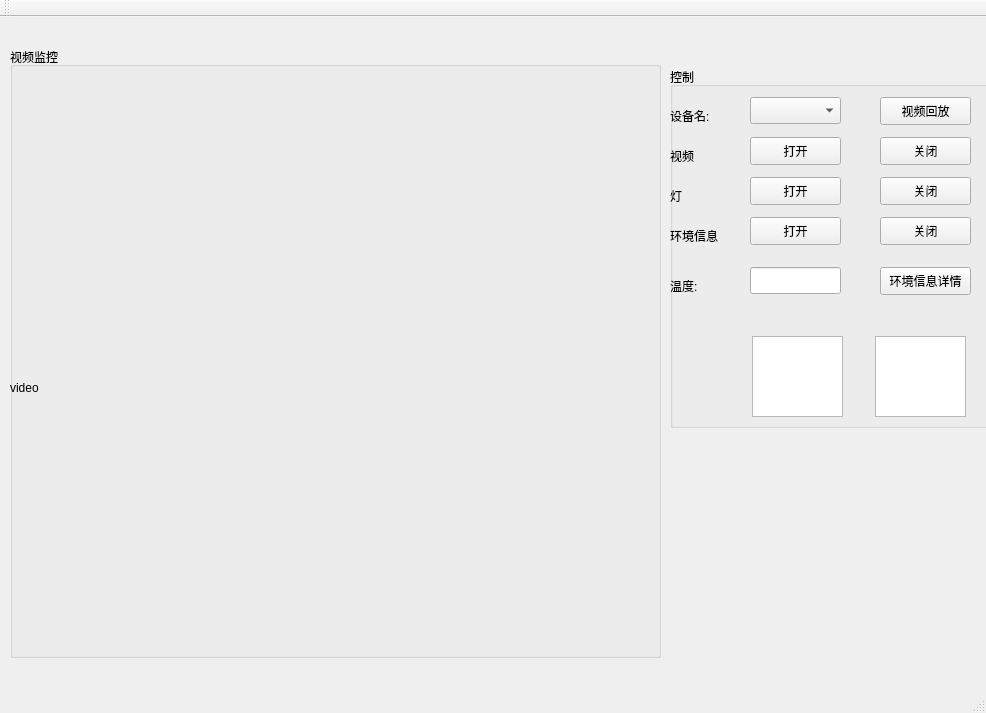
<?xml version="1.0" encoding="UTF-8"?>
<ui version="4.0">
 <class>ClinetMainWindow</class>
 <widget class="QMainWindow" name="ClinetMainWindow">
  <property name="geometry">
   <rect>
    <x>0</x>
    <y>0</y>
    <width>986</width>
    <height>713</height>
   </rect>
  </property>
  <property name="windowTitle">
   <string>ClinetMainWindow</string>
  </property>
  <widget class="QWidget" name="centralWidget">
   <widget class="QGroupBox" name="groupBoxVideo">
    <property name="geometry">
     <rect>
      <x>10</x>
      <y>30</y>
      <width>651</width>
      <height>611</height>
     </rect>
    </property>
    <property name="title">
     <string>视频监控</string>
    </property>
    <widget class="QLabel" name="labVideo">
     <property name="enabled">
      <bool>true</bool>
     </property>
     <property name="geometry">
      <rect>
       <x>0</x>
       <y>70</y>
       <width>631</width>
       <height>541</height>
      </rect>
     </property>
     <property name="text">
      <string>video</string>
     </property>
    </widget>
   </widget>
   <widget class="QGroupBox" name="groupBox">
    <property name="geometry">
     <rect>
      <x>670</x>
      <y>50</y>
      <width>331</width>
      <height>361</height>
     </rect>
    </property>
    <property name="title">
     <string>控制</string>
    </property>
    <widget class="QComboBox" name="cmbDev">
     <property name="geometry">
      <rect>
       <x>80</x>
       <y>30</y>
       <width>91</width>
       <height>27</height>
      </rect>
     </property>
    </widget>
    <widget class="QPushButton" name="btnOpenCamera">
     <property name="geometry">
      <rect>
       <x>80</x>
       <y>70</y>
       <width>91</width>
       <height>28</height>
      </rect>
     </property>
     <property name="text">
      <string>打开</string>
     </property>
    </widget>
    <widget class="QPushButton" name="btnCloseCamera">
     <property name="geometry">
      <rect>
       <x>210</x>
       <y>70</y>
       <width>91</width>
       <height>28</height>
      </rect>
     </property>
     <property name="text">
      <string>关闭</string>
     </property>
    </widget>
    <widget class="QLabel" name="label">
     <property name="geometry">
      <rect>
       <x>0</x>
       <y>40</y>
       <width>48</width>
       <height>18</height>
      </rect>
     </property>
     <property name="text">
      <string>设备名:</string>
     </property>
    </widget>
    <widget class="QLineEdit" name="lineEditTemperature">
     <property name="geometry">
      <rect>
       <x>80</x>
       <y>200</y>
       <width>91</width>
       <height>27</height>
      </rect>
     </property>
    </widget>
    <widget class="QLabel" name="label_2">
     <property name="geometry">
      <rect>
       <x>0</x>
       <y>210</y>
       <width>33</width>
       <height>18</height>
      </rect>
     </property>
     <property name="text">
      <string>温度:</string>
     </property>
    </widget>
    <widget class="QPushButton" name="btnOpenLight">
     <property name="geometry">
      <rect>
       <x>80</x>
       <y>110</y>
       <width>91</width>
       <height>28</height>
      </rect>
     </property>
     <property name="text">
      <string>打开</string>
     </property>
    </widget>
    <widget class="QPushButton" name="btnCloseLight">
     <property name="geometry">
      <rect>
       <x>210</x>
       <y>110</y>
       <width>91</width>
       <height>28</height>
      </rect>
     </property>
     <property name="text">
      <string>关闭</string>
     </property>
    </widget>
    <widget class="QTextEdit" name="textEdit">
     <property name="geometry">
      <rect>
       <x>82</x>
       <y>269</y>
       <width>91</width>
       <height>81</height>
      </rect>
     </property>
    </widget>
    <widget class="QPlainTextEdit" name="plainTextEdit">
     <property name="geometry">
      <rect>
       <x>205</x>
       <y>269</y>
       <width>91</width>
       <height>81</height>
      </rect>
     </property>
    </widget>
    <widget class="QPushButton" name="btnOpenSeneor">
     <property name="geometry">
      <rect>
       <x>80</x>
       <y>150</y>
       <width>91</width>
       <height>28</height>
      </rect>
     </property>
     <property name="text">
      <string>打开</string>
     </property>
    </widget>
    <widget class="QPushButton" name="btnCloseSensor">
     <property name="geometry">
      <rect>
       <x>210</x>
       <y>150</y>
       <width>91</width>
       <height>28</height>
      </rect>
     </property>
     <property name="text">
      <string>关闭</string>
     </property>
    </widget>
    <widget class="QPushButton" name="btnPicenv">
     <property name="geometry">
      <rect>
       <x>210</x>
       <y>200</y>
       <width>91</width>
       <height>28</height>
      </rect>
     </property>
     <property name="text">
      <string>环境信息详情</string>
     </property>
    </widget>
    <widget class="QPushButton" name="pushButtonback">
     <property name="geometry">
      <rect>
       <x>210</x>
       <y>30</y>
       <width>91</width>
       <height>28</height>
      </rect>
     </property>
     <property name="text">
      <string>视频回放</string>
     </property>
    </widget>
    <widget class="QLabel" name="label_3">
     <property name="geometry">
      <rect>
       <x>0</x>
       <y>80</y>
       <width>30</width>
       <height>18</height>
      </rect>
     </property>
     <property name="text">
      <string>视频</string>
     </property>
    </widget>
    <widget class="QLabel" name="label_4">
     <property name="geometry">
      <rect>
       <x>0</x>
       <y>120</y>
       <width>16</width>
       <height>18</height>
      </rect>
     </property>
     <property name="text">
      <string>灯</string>
     </property>
    </widget>
    <widget class="QLabel" name="label_5">
     <property name="geometry">
      <rect>
       <x>0</x>
       <y>160</y>
       <width>59</width>
       <height>18</height>
      </rect>
     </property>
     <property name="text">
      <string>环境信息</string>
     </property>
    </widget>
   </widget>
  </widget>
  <widget class="QMenuBar" name="menuBar">
   <property name="geometry">
    <rect>
     <x>0</x>
     <y>0</y>
     <width>986</width>
     <height>26</height>
    </rect>
   </property>
  </widget>
  <widget class="QToolBar" name="mainToolBar">
   <attribute name="toolBarArea">
    <enum>TopToolBarArea</enum>
   </attribute>
   <attribute name="toolBarBreak">
    <bool>false</bool>
   </attribute>
  </widget>
  <widget class="QStatusBar" name="statusBar"/>
 </widget>
 <layoutdefault spacing="6" margin="11"/>
 <resources/>
 <connections/>
</ui>
